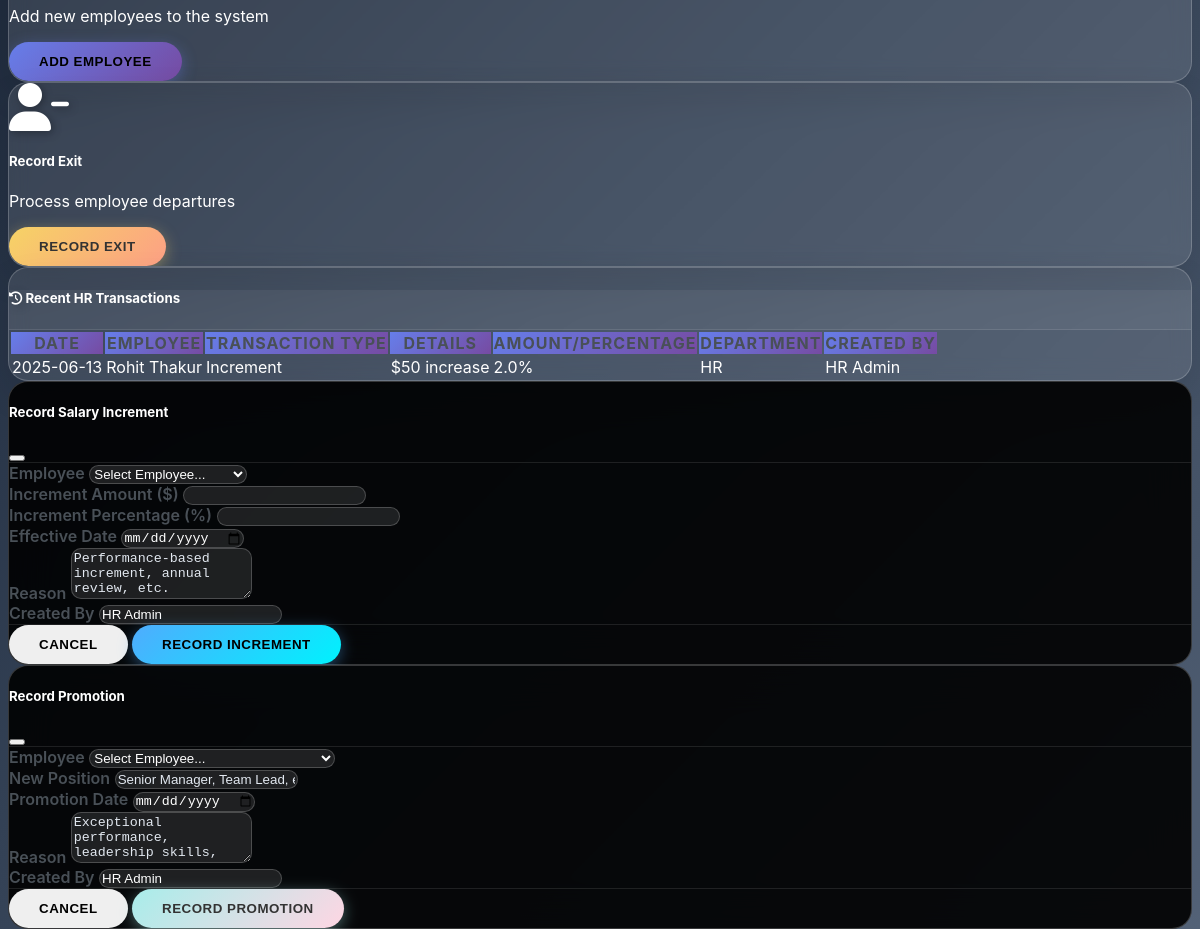
The app's page /hr-data-management (middle part), older data.
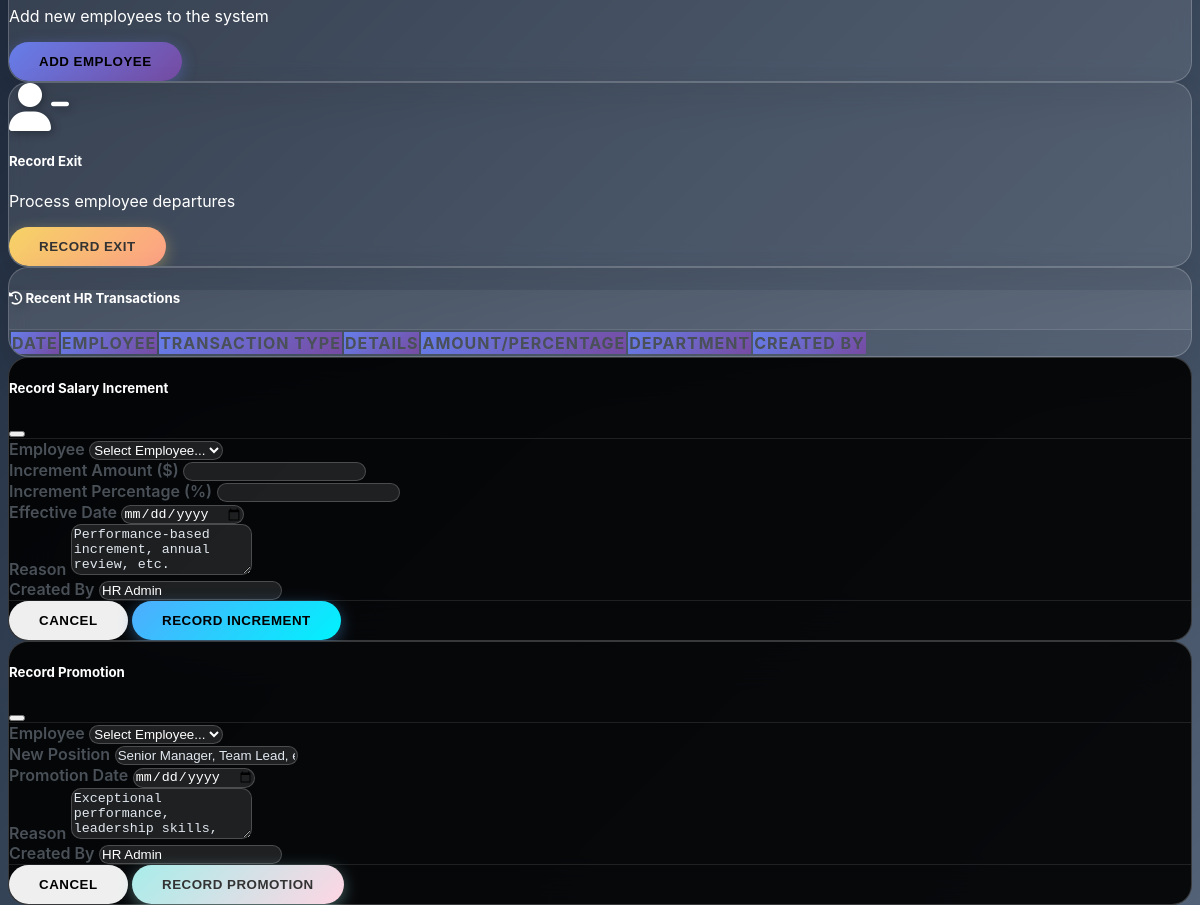
The same page, newer data.
### models.py (models this page shows, shortened)
class HRTransaction(db.Model):
    id = db.Column(db.Integer, primary_key=True)
    employee_id = db.Column(db.Integer, db.ForeignKey('employee.id'), nullable=True)  # Null for new joinings
    transaction_type = db.Column(db.String(50), nullable=False)  # increment, promotion, joining, exit, bonus
    amount = db.Column(db.Float)  # increment amount or bonus amount
    percentage = db.Column(db.Float)  # increment percentage
    previous_salary = db.Column(db.Float)
    new_salary = db.Column(db.Float)
    previous_position = db.Column(db.String(100))
    new_position = db.Column(db.String(100))
    department = db.Column(db.String(50))
    reason = db.Column(Text)  # reason for increment/promotion/exit
    effective_date = db.Column(db.Date, nullable=False)
    created_by = db.Column(db.String(100))  # HR person who made the entry
    created_at = db.Column(db.DateTime, default=datetime.utcnow)
    employee = db.relationship('Employee', backref=db.backref('hr_transactions', lazy=True))

class Employee(db.Model):
    id = db.Column(db.Integer, primary_key=True)
    name = db.Column(db.String(100), nullable=False)
    email = db.Column(db.String(120), unique=True, nullable=False)
    department = db.Column(db.String(50), nullable=False)
    position = db.Column(db.String(100), nullable=False)
    hire_date = db.Column(db.Date, nullable=False)
    current_salary = db.Column(db.Float, default=0.0)
    performance_score = db.Column(db.Float, default=0.0)
    skills = db.Column(Text)  # JSON string of skills
    gender = db.Column(db.String(20))
    region = db.Column(db.String(50))
    age = db.Column(db.Integer)
    experience_years = db.Column(db.Integer)
    manager_rating = db.Column(db.Float)
    last_hike_date = db.Column(db.Date)
    last_promotion_date = db.Column(db.Date)
    skill_gaps = db.Column(db.String(500))
    status = db.Column(db.String(20), default='active')  # active, inactive, terminated
    created_at = db.Column(db.DateTime, default=datetime.utcnow)

### routes.py (the view, shortened to what this page needs)
@app.route('/hr-data-management', methods=['GET', 'POST'])
def hr_data_management():
    from datetime import datetime
    from models import HRTransaction, EmployeeHistory
    employees = Employee.query.order_by(Employee.name).all()
    recent_transactions = HRTransaction.query.order_by(HRTransaction.created_at.desc()).limit(20).all()
    departments = ['Engineering', 'Marketing', 'Sales', 'HR', 'Finance', 'Operations', 'Product']
    return render_template('hr_data_management.html',
                         employees=employees,
                         recent_transactions=recent_transactions,
                         departments=departments)

### templates/hr_data_management.html (shortened to what the changed rows need)
{% extends "base.html" %}
{% block content %}
<div class="container-fluid">
    <div class="row">
        <div class="col-12">
            <div class="row">
                <div class="col-12">
                    <div class="card">
                        <div class="card-body">
                            <div class="table-responsive">
                                <table class="table table-hover">
                                    <thead>
                                        <tr>
                                            <th>Date</th>
                                            <th>Employee</th>
                                            <th>Transaction Type</th>
                                            <th>Details</th>
                                            <th>Amount/Percentage</th>
                                            <th>Department</th>
                                            <th>Created By</th>
                                        </tr>
                                    </thead>
                                    <tbody>
                                        {% for transaction in recent_transactions %}
                                        <tr>
                                            <td>{{ transaction.effective_date.strftime('%Y-%m-%d') }}</td>
                                            <td>
                                                {% if transaction.employee %}
                                                    {{ transaction.employee.name }}
                                                {% else %}
                                                    <span class="text-muted">N/A</span>
                                                {% endif %}
                                            </td>
                                            <td>
                                                {% if transaction.transaction_type == 'increment' %}
                                                    <span class="badge bg-success">Increment</span>
                                                {% elif transaction.transaction_type == 'promotion' %}
                                                    <span class="badge bg-info">Promotion</span>
                                                {% elif transaction.transaction_type == 'joining' %}
                                                    <span class="badge bg-primary">Joining</span>
                                                {% elif transaction.transaction_type == 'exit' %}
                                                    <span class="badge bg-warning">Exit</span>
                                                {% endif %}
                                            </td>
                                            <td>
                                                {% if transaction.transaction_type == 'increment' %}
                                                    ${{ "{:,.0f}".format(transaction.amount) if transaction.amount else '0' }} increase
                                                {% elif transaction.transaction_type == 'promotion' %}
                                                    {{ transaction.previous_position }} → {{ transaction.new_position }}
                                                {% elif transaction.transaction_type == 'joining' %}
                                                    New hire: {{ transaction.new_position }}
                                                {% elif transaction.transaction_type == 'exit' %}
                                                    {{ transaction.reason[:50] if transaction.reason else 'No reason provided' }}
                                                {% endif %}
                                            </td>
                                            <td>
                                                {% if transaction.percentage %}
                                                    {{ transaction.percentage }}%
                                                {% elif transaction.amount %}
                                                    ${{ "{:,.0f}"|format(transaction.amount) }}
                                                {% else %}
                                                    -
                                                {% endif %}
                                            </td>
                                            <td>{{ transaction.department }}</td>
                                            <td>{{ transaction.created_by }}</td>
                                        </tr>
                                        {% endfor %}
                                    </tbody>
                                </table>
                            </div>
                        </div>
                    </div>
                </div>
            </div>
        </div>
    </div>
</div>
{% endblock %}

Row changes from the older to the newer data that the page shows:
removed HRTransaction: transaction_type "Increment", amount "50"
